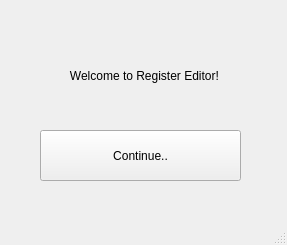
<?xml version="1.0" encoding="UTF-8"?>
<ui version="4.0">
 <class>MainWindow</class>
 <widget class="QMainWindow" name="MainWindow">
  <property name="geometry">
   <rect>
    <x>0</x>
    <y>0</y>
    <width>287</width>
    <height>245</height>
   </rect>
  </property>
  <property name="windowTitle">
   <string>MainWindow</string>
  </property>
  <widget class="QWidget" name="centralwidget">
   <widget class="QLabel" name="label">
    <property name="geometry">
     <rect>
      <x>20</x>
      <y>50</y>
      <width>231</width>
      <height>51</height>
     </rect>
    </property>
    <property name="styleSheet">
     <string notr="true"/>
    </property>
    <property name="text">
     <string>               Welcome to Register Editor!</string>
    </property>
   </widget>
   <widget class="QPushButton" name="pushButton">
    <property name="geometry">
     <rect>
      <x>40</x>
      <y>130</y>
      <width>201</width>
      <height>51</height>
     </rect>
    </property>
    <property name="text">
     <string>Continue..</string>
    </property>
   </widget>
  </widget>
  <widget class="QMenuBar" name="menubar">
   <property name="geometry">
    <rect>
     <x>0</x>
     <y>0</y>
     <width>287</width>
     <height>25</height>
    </rect>
   </property>
  </widget>
  <widget class="QStatusBar" name="statusbar"/>
 </widget>
 <resources/>
 <connections/>
</ui>
